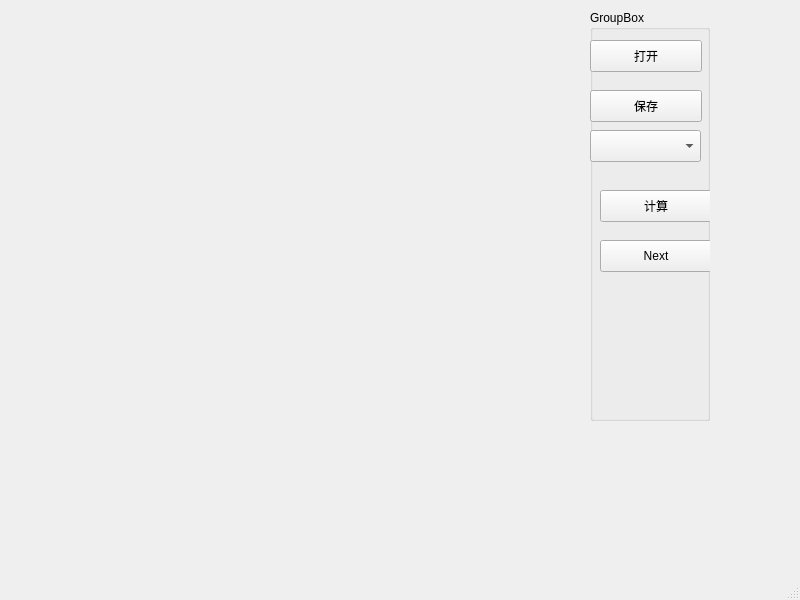
<?xml version="1.0" encoding="UTF-8"?>
<ui version="4.0">
 <class>MainWindow</class>
 <widget class="QMainWindow" name="MainWindow">
  <property name="geometry">
   <rect>
    <x>0</x>
    <y>0</y>
    <width>800</width>
    <height>600</height>
   </rect>
  </property>
  <property name="windowTitle">
   <string>MainWindow</string>
  </property>
  <widget class="QWidget" name="centralwidget">
   <widget class="QGroupBox" name="groupBox">
    <property name="geometry">
     <rect>
      <x>590</x>
      <y>10</y>
      <width>120</width>
      <height>411</height>
     </rect>
    </property>
    <property name="title">
     <string>GroupBox</string>
    </property>
    <widget class="QPushButton" name="btnOpen">
     <property name="geometry">
      <rect>
       <x>0</x>
       <y>30</y>
       <width>112</width>
       <height>32</height>
      </rect>
     </property>
     <property name="text">
      <string>打开</string>
     </property>
    </widget>
    <widget class="QPushButton" name="btnSave">
     <property name="geometry">
      <rect>
       <x>0</x>
       <y>80</y>
       <width>112</width>
       <height>32</height>
      </rect>
     </property>
     <property name="text">
      <string>保存</string>
     </property>
    </widget>
    <widget class="QComboBox" name="comboBox">
     <property name="geometry">
      <rect>
       <x>0</x>
       <y>120</y>
       <width>111</width>
       <height>32</height>
      </rect>
     </property>
    </widget>
    <widget class="QPushButton" name="btnNext">
     <property name="geometry">
      <rect>
       <x>10</x>
       <y>230</y>
       <width>112</width>
       <height>32</height>
      </rect>
     </property>
     <property name="text">
      <string>Next</string>
     </property>
    </widget>
    <widget class="QPushButton" name="btnCalculate">
     <property name="geometry">
      <rect>
       <x>10</x>
       <y>180</y>
       <width>112</width>
       <height>32</height>
      </rect>
     </property>
     <property name="text">
      <string>计算</string>
     </property>
    </widget>
   </widget>
  </widget>
  <widget class="QMenuBar" name="menubar">
   <property name="geometry">
    <rect>
     <x>0</x>
     <y>0</y>
     <width>800</width>
     <height>22</height>
    </rect>
   </property>
  </widget>
  <widget class="QStatusBar" name="statusbar"/>
 </widget>
 <resources/>
 <connections/>
</ui>
